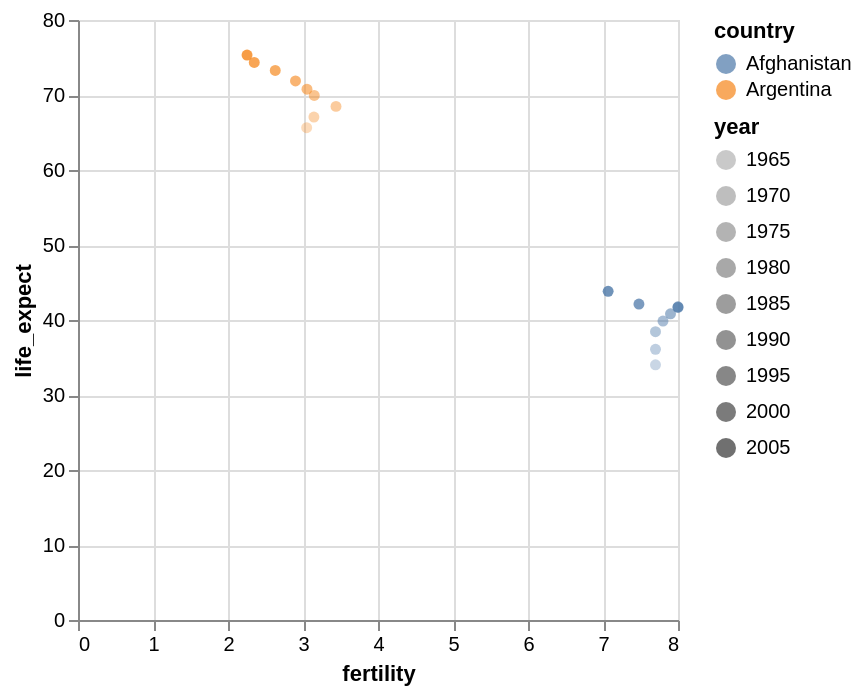

Notebook code cell kept with this figure:
### Markdown cell above
## Slider
A Slider is defined using the *alt.binding_range* function, together with some condition or filter that makes the slider act upon the data.

### Code cell
#@title Interactive fertility vs life expectancy scatterplot of two countries
import altair as alt
import pandas as pd
from vega_datasets import data
df = data.gapminder()

slider = alt.binding_range(min=1960, max=2005, step=5, name='year:')
op_var = alt.param(value=1960, bind=slider)

alt.Chart(df).mark_circle().encode(
    alt.X('fertility:Q'),
    alt.Y('life_expect:Q'),
    alt.Color('country:N'),
    opacity = 'year:O'
).transform_filter((alt.datum.year > op_var)   # Filter data based on condition
& ((alt.datum.country == 'Afghanistan')
| (alt.datum.country == 'Argentina'))).add_params(op_var) # Pass the parameter

### Figure 1 — Vega-Lite specification as saved in the notebook (floating-point values rounded to 4 significant figures; data arrays with more than 128 entries replaced by an {"elided": "..."} marker saying what was removed)
{"config": {"view": {"continuousWidth": 300, "continuousHeight": 300}}, "data": {"name": "data-470debe790b2207869b38a22347b358b"}, "mark": {"type": "circle"}, "encoding": {"color": {"field": "country", "type": "nominal"}, "opacity": {"field": "year", "type": "ordinal"}, "x": {"field": "fertility", "type": "quantitative"}, "y": {"field": "life_expect", "type": "quantitative"}}, "params": [{"name": "param_6a8316800201cffd", "bind": {"input": "range", "max": 2005, "min": 1960, "name": "year:", "step": 5}, "value": 1960}], "transform": [{"filter": "((datum.year > param_6a8316800201cffd) && ((datum.country === 'Afghanistan') || (datum.country === 'Argentina')))"}], "$schema": "https://vega.github.io/schema/vega-lite/v6.1.0.json", "datasets": {"data-470debe790b2207869b38a22347b358b": {"elided": "693 records"}}}
